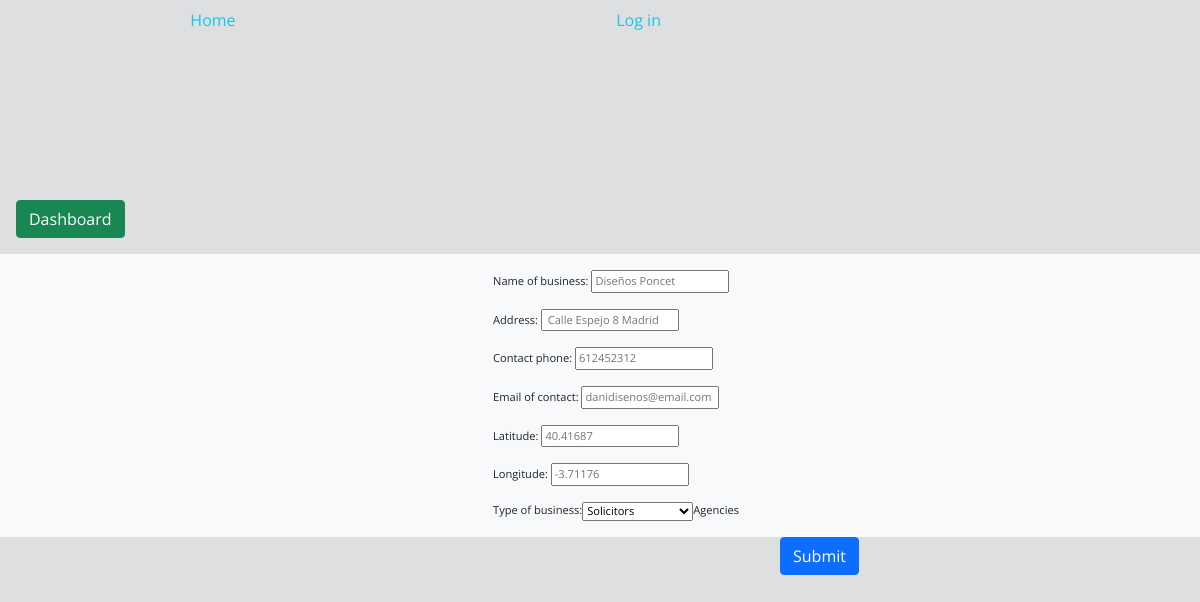
Page /update?adv_id=5d8f36ad7a454967b6dced58f8a81f45 (signed in) on the committed database.
### models.py (models this page shows, shortened)
class Advert(db.Model):
    id = db.Column(db.String(32), primary_key= True)
    user_id = db.Column(db.String(32), ForeignKey("user.id"))
    adv_name = db.Column(db.String(50), nullable=False, unique=True)
    address = db.Column(db.String(60), nullable=False, unique= True)
    latitude = db.Column(db.String(11), nullable=True)
    longitude = db.Column(db.String(11), nullable=True)
    contact_phone = db.Column(db.String(12), nullable=False)
    contact_email = db.Column(db.String(100), nullable=False)
    business_type = db.Column(db.String(30), nullable=False)
    description = db.Column(db.Text, nullable=True)
    images= db.relationship("Upload", backref=db.backref("advert", lazy=True))

### main.py (the view, shortened to what this page needs)
@app.route("/update", methods=["GET", "POST"])
def update_object():
    adv_id = request.args.get("adv_id")
    ad_to_up =Advert.query.get(adv_id)
    return render_template("ad_creation.html", ad=ad_to_up)

### templates/ad_creation.html (shortened to what this page needs)
{%extends "base.html"%}
{%block content%}
<div>
    <h2 class ="d-flex justify-content-center" style="padding:5%">{{text}}</h2>
    <div class="sticky">
        {%if ad%}
        <a href="{{url_for('dashboard', user=ad.user_id )}}" class="d-flex justify-content-start" style="text-decoration:none;">
            <button class="btn btn-success m-3" type="button">Dashboard</button>
        </a>
        {%endif%}
    </div>
</div>
<div id= "formulario" class="d-flex justify-content-center bg-light">
    <form  action="" method="POST" >
        <ul class="d-flex-row ad_crea_list" >
            <li>
                <label for="">Name of business:
                    <input  type="text" name="adv_name" id="" placeholder="{{ad.adv_name}}" required>
                </label>
            </li>
            <li>
                <label for="">Address:
                    <input  type="text" name="address" id="" placeholder=" {{ad.address}}" required>
                </label>
            </li>
            <li>
                <label for="">Contact phone:
                    <input  type="text" name="contact_phone" placeholder="{{ad.contact_phone}}" id="" required>
                </label>
            </li>
            <li>
                <label for="">Email of contact:
                    <input  type="email" name="contact_email" placeholder="{{ad.contact_email}}" id="" required>
                </label>
            </li>
            <li>
                <label for="">Latitude:
                    <input  type="text" name="latitude" placeholder="{{ad.latitude}} "id="" >
                </label>
            </li>
            <li>
                <label for="">Longitude:
                    <input  type="text" name="longitude" placeholder="{{ad.longitude}}" id="" >
                </label>
            </li>
            <li>
                <label for="">Type of business: </label>
                    <select name="business_type" id="">
                        <option value="Solicitors">Solicitors</option>
                    </select> {{ad.business_type}}
            </li>
        </ul>
        <button class="btn btn-primary float-right m-auto" style="position:absolute; left:65%;" type="submit">Submit</button>
    </form>
</div>
{%endblock%}

### static/styles.css (style rules this page uses)
* { font-family: Open Sans; }
li { list-style: none; }
#formulario { background-color: rgb(238, 238, 238); font-size: smaller; margin: 0 auto; }
.ad_crea_list li { font-size: smaller; margin-top: 1rem; align-self: start; display:flex; justify-content: space-between; }

### rows in the picture
Advert: adv_name "Diseños Poncet", address "Calle Espejo 8 Madrid", contact_phone "612452312", contact_email "danidisenos@email.com", latitude "40.41687", longitude "-3.71176", business_type "Agencies"
